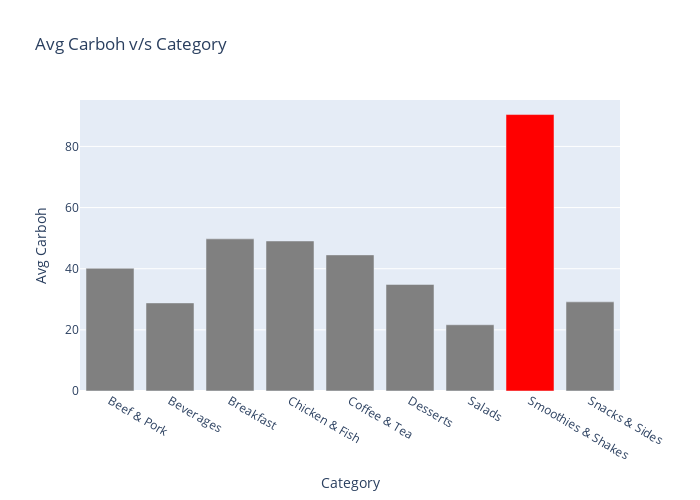

Notebook code cell kept with this figure:
### Markdown cell above
#### 3)average carbohydrates distribution for each category

### Code cell
carboh=pd.DataFrame(df.groupby('Category')['Carbohydrates'].mean())

colors = ['gray']*9
colors[7] = 'Red'

fig = go.Figure(data=go.Bar(
     x=carboh.index,
     y=carboh['Carbohydrates'],
     marker_color=colors
))

fig.update_layout(height=500, width=700, title='Avg Carboh v/s Category')
fig.update_xaxes(title='Category')
fig.update_yaxes(title='Avg Carboh')
fig.show()
pio.write_html(fig, file="embedGraphInYourWebsite/AvgCarbohVsCat.html", auto_open=True)

### Figure 1 — Plotly figure (JSON) as saved in the notebook; plotly's stock layout.template omitted (floating-point values rounded to 4 significant figures)
{"data": [{"marker": {"color": ["gray", "gray", "gray", "gray", "gray", "gray", "gray", "Red", "gray"]}, "type": "bar", "x": ["Beef & Pork", "Beverages", "Breakfast", "Chicken & Fish", "Coffee & Tea", "Desserts", "Salads", "Smoothies & Shakes", "Snacks & Sides"], "y": [40.13, 28.81, 49.76, 49.07, 44.53, 34.86, 21.67, 90.43, 29.15]}], "layout": {"height": 500, "title": {"text": "Avg Carboh v/s Category"}, "width": 700, "xaxis": {"title": {"text": "Category"}}, "yaxis": {"title": {"text": "Avg Carboh"}}}}
